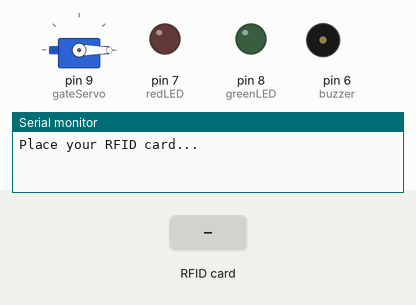
Bench run of a sketch on a simulated Arduino Mega 2560, built with avr-gcc and run on an emulated ATmega2560. On the bench: servo, output pins drawn as LEDs (lit = HIGH), buzzer (waves = sounding, pin HIGH), the last lines printed to the serial monitor. The test bench sets the inputs (shaded band). Pins used as bus, display or sensor lines are not drawn.

Above: at 1.2 s.
1.3 s: RFID card A3 80 EF F6 held to the reader
At 2.3 s:
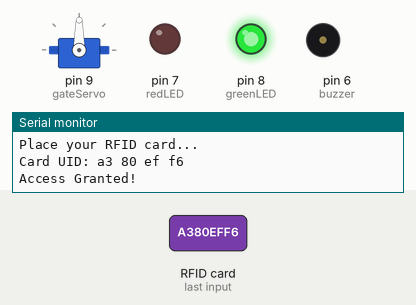
At 7.3 s:
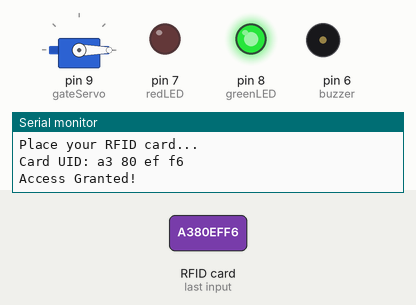
Timing chart, 0 to 8.8 s (numbered marks = the images above; inputs shaded):
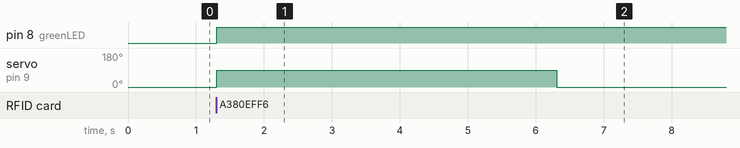

The sketch:

armygate.ino
```cpp
#include <SPI.h>
#include <MFRC522.h>
#include <Servo.h>

//made by raja 11thc
#define SS_PIN 53
#define RST_PIN 5
MFRC522 mfrc522(SS_PIN, RST_PIN);

Servo gateServo;

const int buzzer = 6;
const int redLED = 7;
const int greenLED = 8;

String authorizedUIDs[] = {"a3 80 ef f6", "8 d3 c4 3", "73 90 f2 2f"}; // Add more UIDs as needed

void setup() {
    Serial.begin(9600);
    SPI.begin();
    mfrc522.PCD_Init();

    gateServo.attach(9);
    gateServo.write(0); // Gate Closed

    pinMode(buzzer, OUTPUT);
    pinMode(redLED, OUTPUT);
    pinMode(greenLED, OUTPUT);

    Serial.println("Place your RFID card...");
}

void loop() {
    if (!mfrc522.PICC_IsNewCardPresent()) return;
    if (!mfrc522.PICC_ReadCardSerial()) return;

    String UID = "";
    for (byte i = 0; i < mfrc522.uid.size; i++) {
        UID += String(mfrc522.uid.uidByte[i], HEX) + " ";
    }
    UID.trim(); // Remove extra spaces

    Serial.print("Card UID: ");
    Serial.println(UID);

    bool accessGranted = false;
    for (String authorizedUID : authorizedUIDs) {
        if (UID.equalsIgnoreCase(authorizedUID)) {
            accessGranted = true;
            break;
        }
    }

    if (accessGranted) {
        Serial.println("Access Granted!");
        digitalWrite(greenLED, HIGH);
        digitalWrite(redLED, LOW);
        digitalWrite(buzzer, LOW);

        gateServo.write(90); // Open gate
        delay(5000); // Wait 5 seconds
        gateServo.write(0); // Close gate
    } else {
        Serial.println("Access Denied!");
        digitalWrite(greenLED, LOW);
        digitalWrite(redLED, HIGH);
        digitalWrite(buzzer, HIGH);
        delay(1000);
        digitalWrite(buzzer, LOW);
    }

    mfrc522.PICC_HaltA();
    mfrc522.PCD_StopCrypto1();
}
```

Measured:
- after the input at 1.3 s, pin 8 (greenLED): LOW → HIGH at once; servo on pin 9 (gateServo): 0° → 90° at once, → 0° 5.0 s later
